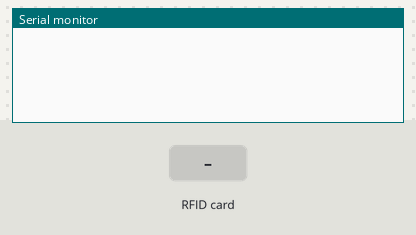
The sketch below on a simulated Arduino Uno, built with avr-gcc and run on an emulated ATmega328P. Shown: the last lines printed to the serial monitor. The test bench sets the inputs (shaded band).

Above: at 1.2 s.
1.3 s: RFID card 04 51 67 32 88 5B 80 held to the reader
At 2.2 s:
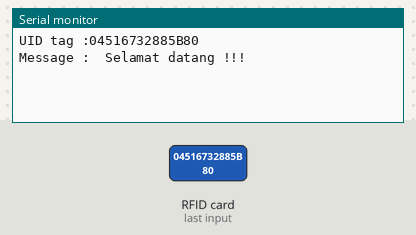
2.8 s: RFID card 65 B0 7B 28 held to the reader
At 4.3 s:
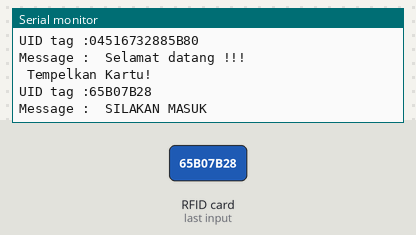

The sketch:

7._RFID.ino
```cpp
#include <SPI.h>
#include <MFRC522.h>
//Inisialisasi pembuatan variable
#define SS_PIN 10
#define RST_PIN 9
MFRC522 mfrc522(SS_PIN, RST_PIN);
void setup() {
 //Menentukan Fungsionalitas dari PIN pada Microcontroller
 Serial.begin(115200);
 SPI.begin();
 mfrc522.PCD_Init();
}
void loop() {
 //Program yang akan dijalankan berulang-ulang
 if ( ! mfrc522.PICC_IsNewCardPresent()) {return;}
 // Select one of the cards
 if ( ! mfrc522.PICC_ReadCardSerial()) {return;}

 //Show UID on serial monitor
 Serial.print("UID tag :");
 String content= "";
 byte letter;
 for (byte i = 0; i < mfrc522.uid.size; i++)
 {
 Serial.print(mfrc522.uid.uidByte[i] < 0x10 ? "0" : "");
 Serial.print(mfrc522.uid.uidByte[i], HEX);
 content.concat(String(mfrc522.uid.uidByte[i] < 0x10 ? "0" : ""));
 content.concat(String(mfrc522.uid.uidByte[i], HEX));
 }
 Serial.println();
 Serial.print("Message : ");
 content.toUpperCase();

 if (content == "04516732885B80")
 {
 Serial.println(" Selamat datang !!!");
 delay(2000);
  }else if(content== "65B07B28"){
  Serial.println ( " SILAKAN MASUK ");
  delay(2000);
 }
 else{
 Serial.println(" Kartu Belum Terdaftar!");
 }
 Serial.println(" Tempelkan Kartu!");
 delay(500); //Jeda waktu perulagan seama 500 mili detik
}
```

Measured:
- after the input at 1.3 s, the serial monitor: prints a new line at once (image 1)
- after the input at 2.8 s, the serial monitor: prints a new line after 1.0 s (image 2)
